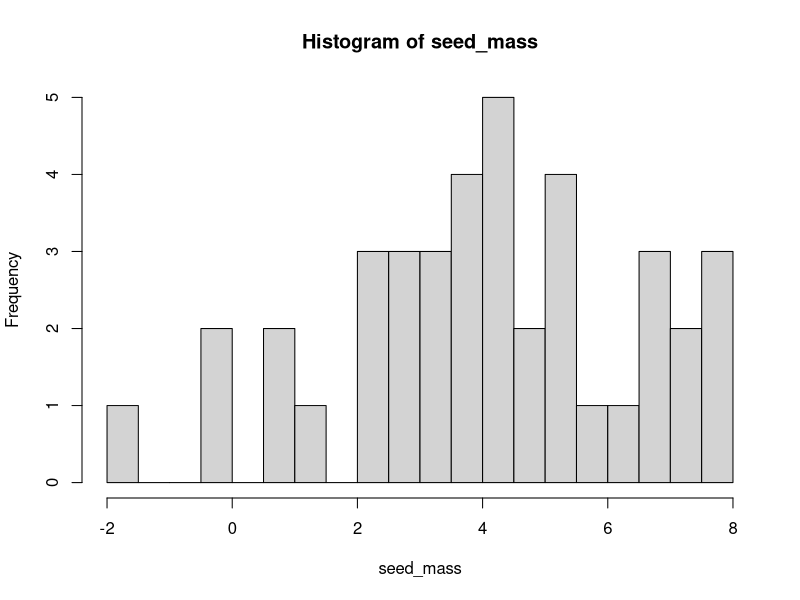
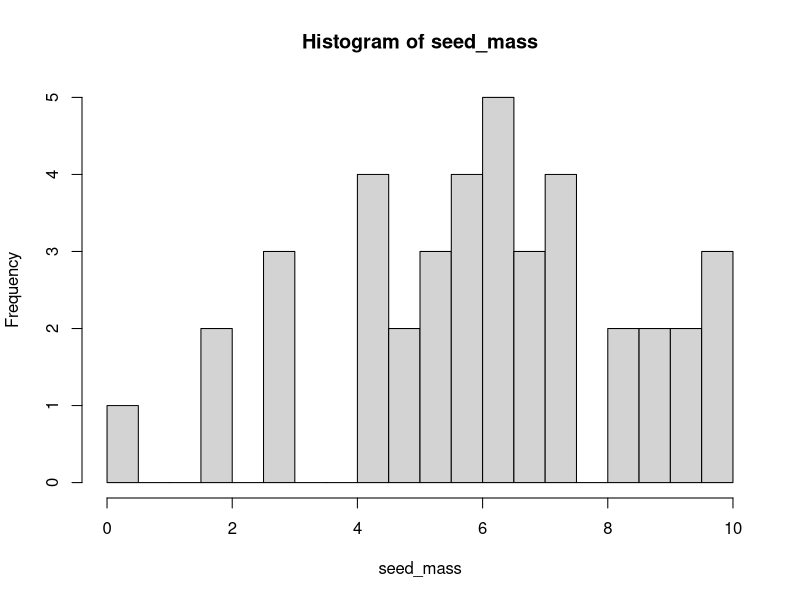
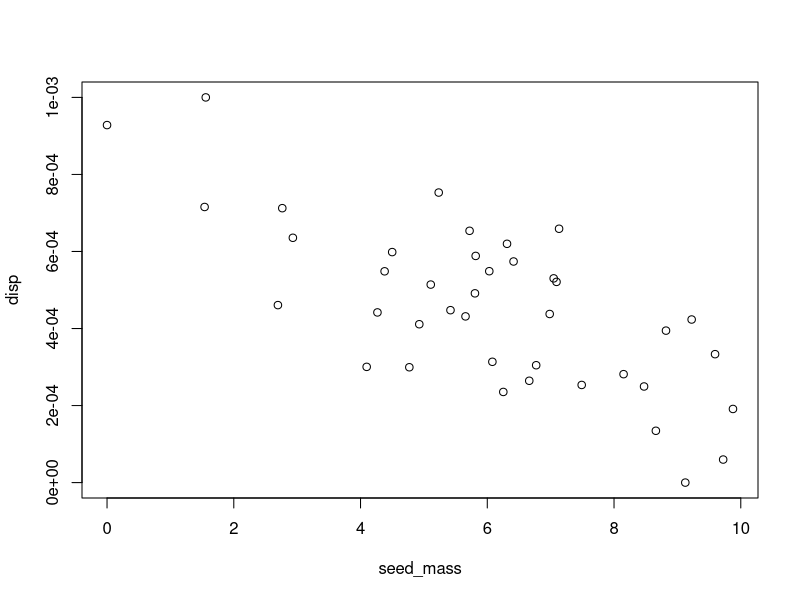
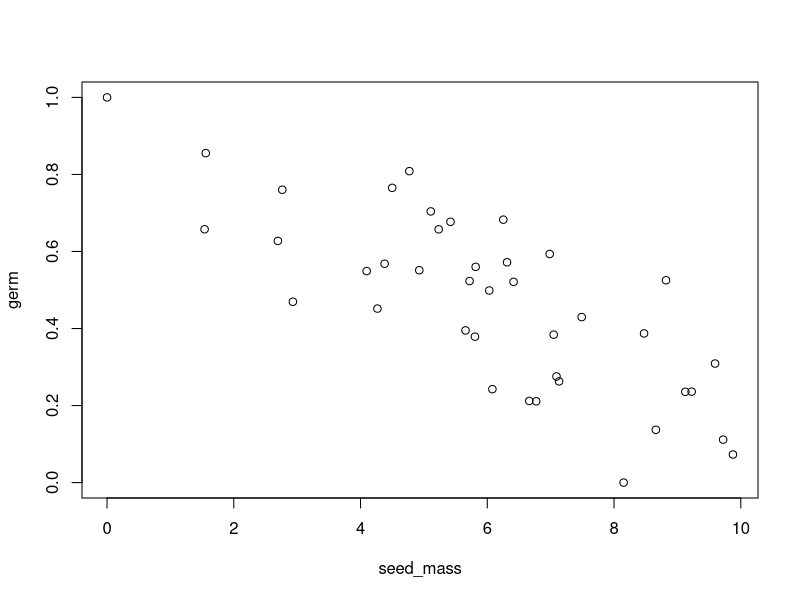
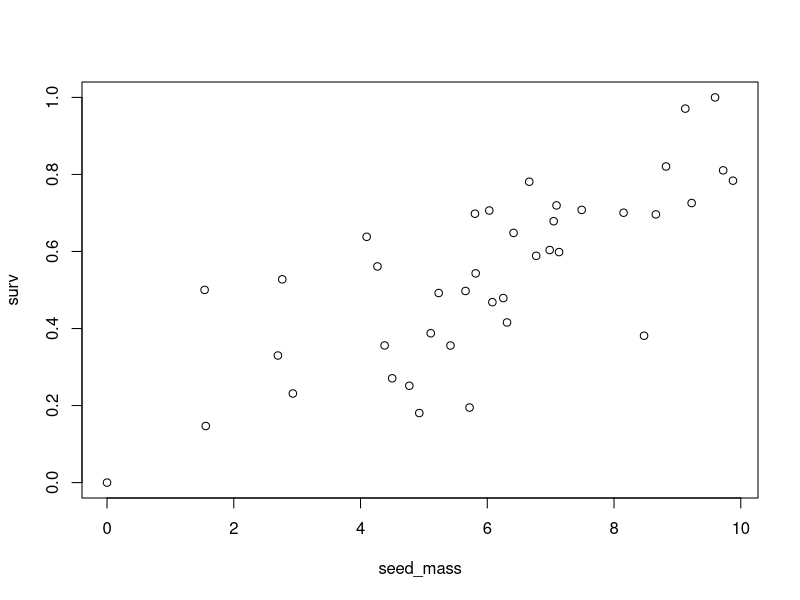
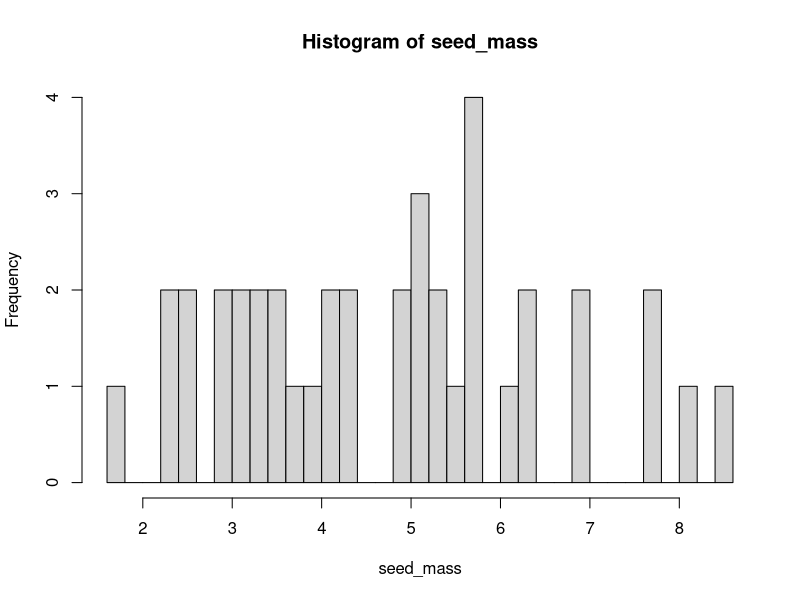
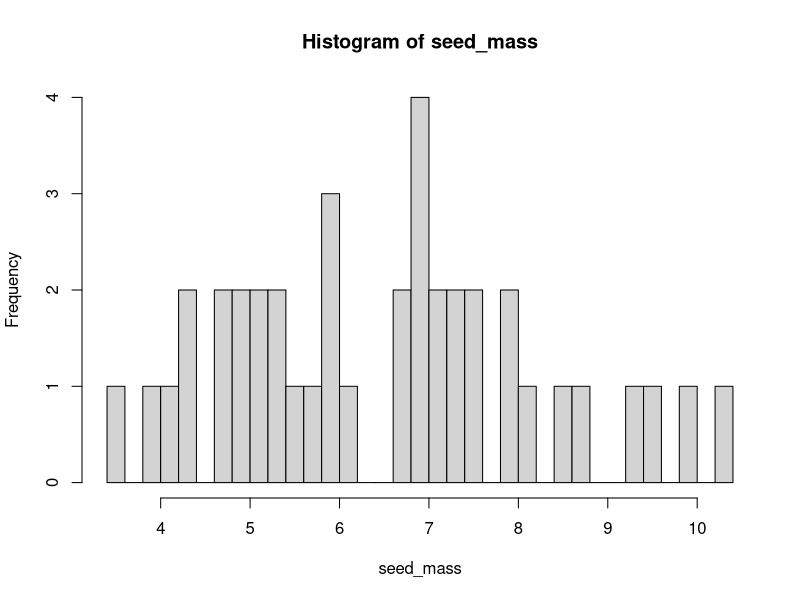
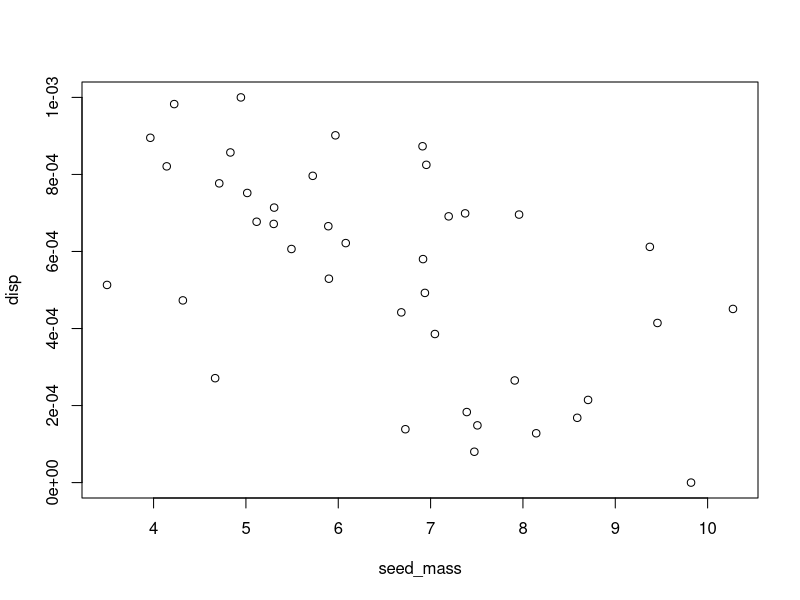

Source code (R) for these figures, in order: (Note: this script raises an error after producing the figures.)
library("tidyverse")
library("patchwork")

species <- 40

tradeoff_strength <- c("strong", "weak", "none")

# define trade-off strength with seed size
disp_tradeoff <- -0.5
germ_tradeoff <- -0.5
surv_tradeoff <- 0.5

tradeoff_df <- data.frame()

for(y in tradeoff_strength){
  if(y == "strong"){
    tradeoff_noise = 1
  }
  if(y == "weak"){
    tradeoff_noise = 2
  }
  if(y == "none"){
    disp_tradeoff = 0
    germ_tradeoff = 0
    surv_tradeoff = 0
  }
  
  # seed_mass = exp(rnorm(n = species, mean = 0, sd = 3.45/2))
  # sd(seed_mass)/mean(seed_mass)
  # hist(seed_mass,breaks = 30)
  # retrying with a normal distribution, too much variance in lognormal
  seed_mass <- rnorm(n = species, mean = 4.14, sd = 2)
  hist(seed_mass, breaks = 30)
  seed_mass <- seed_mass + abs(min(seed_mass))
  hist(seed_mass, breaks = 30)
  
  
  # then, based on known trade-offs, we generate the corresponding trait values
  disp <- seed_mass * disp_tradeoff + rnorm(species, sd = tradeoff_noise)
  disp <- (disp - min(disp)) / (max(disp) - min(disp)) *1/1000 # multiply by 1/1000 to range from 0 to 0.001
  plot(seed_mass, disp)
  
  germ <- seed_mass * germ_tradeoff + rnorm(species, sd = tradeoff_noise)
  germ <- (germ - min(germ)) / (max(germ) - min(germ))
  plot(seed_mass, germ)
  
  surv <- seed_mass * surv_tradeoff + rnorm(species, sd = tradeoff_noise)
  surv <- (surv - min(surv)) / (max(surv) - min(surv))
  plot(seed_mass, surv)
  
  tradeoffs <- data.frame(
    tradeoff = y,
    seed_mass = seed_mass,
    dispersal = disp, 
    germination = germ,
    survival = surv
  )
  
  tradeoff_df <- rbind.data.frame(tradeoff_df, tradeoffs)
  
}

germ_disp_fig <- tradeoff_df %>% 
  ggplot(aes(x = dispersal, y = germination)) +
  geom_point() +
  geom_smooth(method = "lm") +
  facet_wrap(~tradeoff)

disp_surv_fig <- tradeoff_df %>% 
  ggplot(aes(x = dispersal, y = survival)) +
  geom_point() +
  geom_smooth(method = "lm") +
  facet_wrap(~tradeoff)

germ_surv_fig <- tradeoff_df %>% 
  ggplot(aes(x = survival, y = germination)) +
  geom_point() +
  geom_smooth(method = "lm") +
  facet_wrap(~tradeoff)

germ_disp_fig + disp_surv_fig + germ_surv_fig + 
  plot_layout(nrow = 3) +
  ggsave("figures/tradeoff_examples.pdf", width = 9, height = 9)
